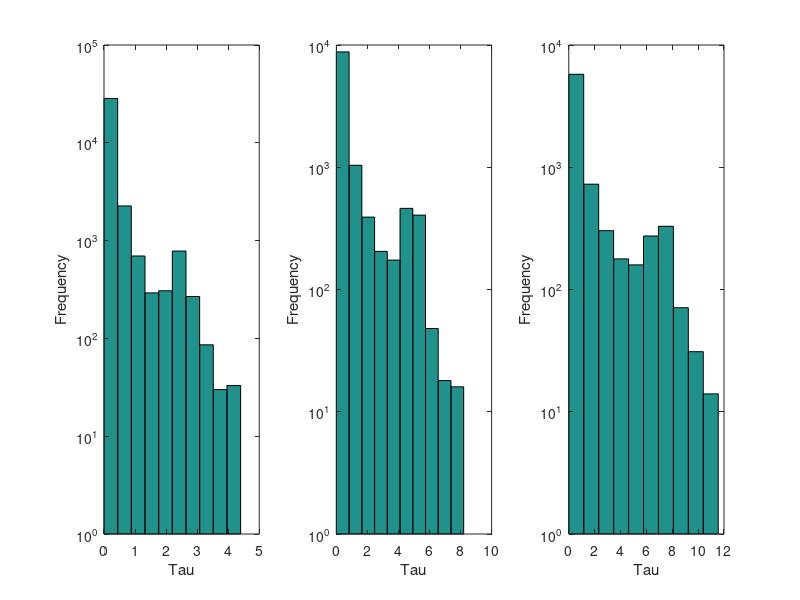

Reproduce this figure in MATLAB.
function [] = DoTauHistory()
    figure();
    subplot(1,3,1)
    dat_01 = load('tauHistory_epsilon_0.1.mat');
    PlotIt(dat_01)
    
    subplot(1,3,2)
    dat_02 = load('tauHistory_epsilon_0.2.mat');
    PlotIt(dat_02)
    
    subplot(1,3,3)
    dat_03 = load('tauHistory_epsilon_0.3.mat');
    PlotIt(dat_03)
end

function [] = PlotIt(dat)
    hist(dat.tau)
    
    xlabel('Tau')
    ylabel('Frequency')
   % Get histogram patches
    ph = get(gca,'children');
    % Determine number of histogram patches
    N_patches = length(ph);
    for i = 1:N_patches
          % Get patch vertices
          vn = get(ph(i),'Vertices');
          % Adjust y location
          vn(:,2) = vn(:,2) + 1;
          % Reset data
          set(ph(i),'Vertices',vn)
    end
    % Change scale
    set(gca,'yscale','log')
end